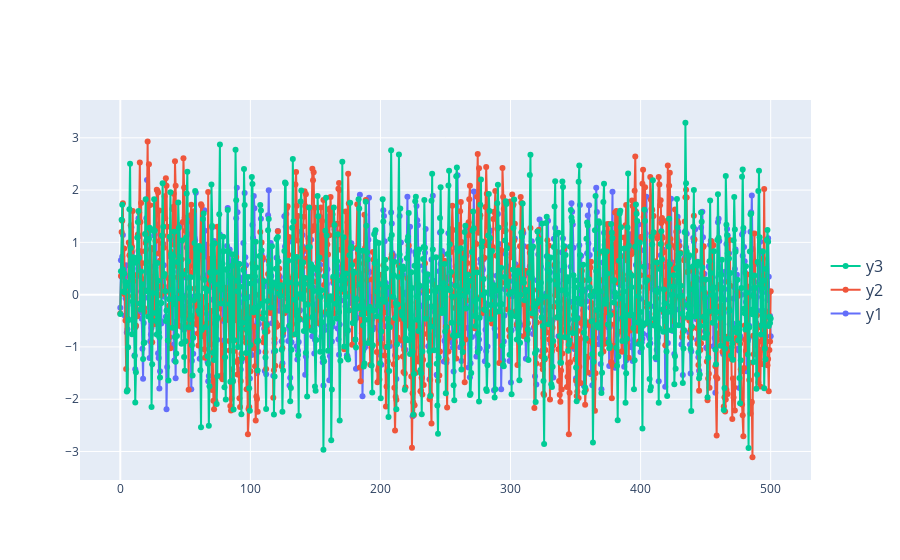

The cell this chart's notebook holds for it:
### Code cell
fig = go.Figure()
fig.add_trace(go.Scatter(x=x, y=y1, name="y1",
                    line_shape='linear'))
fig.add_trace(go.Scatter(x=x, y=y2, name="y2",
                    line_shape='linear'))
fig.add_trace(go.Scatter(x=x, y=y3, name="y3",
                    line_shape='linear'))


fig.update_traces(hoverinfo='text+name', mode='lines+markers')
fig.update_layout(legend=dict(y=0.5, traceorder='reversed', font_size=16))
fig.write_json("sinusoids.json")
fig.show()

### Figure 1 — Plotly figure (JSON) as saved in the notebook; plotly's stock layout.template omitted (floating-point values rounded to 4 significant figures; data arrays with more than 128 entries replaced by an {"elided": "..."} marker saying what was removed)
{"data": [{"hoverinfo": "text+name", "line": {"shape": "linear"}, "mode": "lines+markers", "name": "y1", "type": "scatter", "x": {"elided": "1000 float values"}, "y": {"elided": "1000 float values"}}, {"hoverinfo": "text+name", "line": {"shape": "linear"}, "mode": "lines+markers", "name": "y2", "type": "scatter", "x": {"elided": "1000 float values"}, "y": {"elided": "1000 float values"}}, {"hoverinfo": "text+name", "line": {"shape": "linear"}, "mode": "lines+markers", "name": "y3", "type": "scatter", "x": {"elided": "1000 float values"}, "y": {"elided": "1000 float values"}}], "layout": {"legend": {"font": {"size": 16}, "traceorder": "reversed", "y": 0.5}}}
